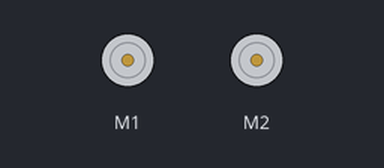
Recording of a sketch running on a simulated Arduino Leonardo, built with avr-gcc and run on an emulated ATmega32U4. On the bench: 2 × DC motor (green arrow = forward, orange = backward, longer = faster). What the sketch prints to the serial monitor is not drawn.

Above: at 0.1 s.
At 1.1 s:
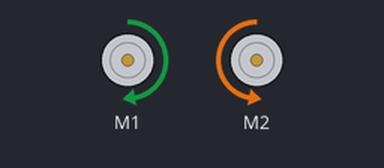
At 1.8 s:
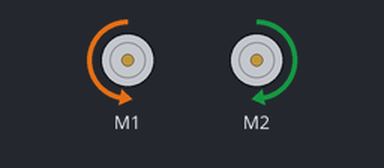
At 4.1 s:
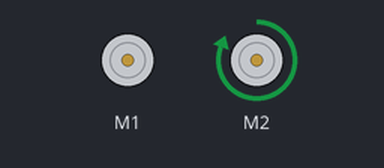
Timing chart, 0 to 5.6 s (numbered marks = the images above):
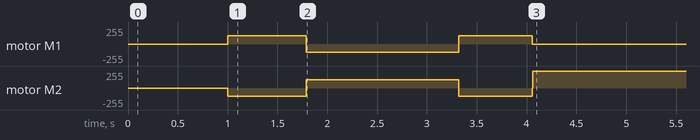

Measured:
- by itself, motor M2: stopped → backward 127/255 at 1.0 s, → forward 127/255 0.79 s later, → backward 127/255 1.5 s later, → forward 255/255 0.74 s later

The sketch:

Zumo-Solo-Opdracht.ino
```cpp
#include "LineFollower.h"
#include "ColorSensor.h"
#include "SumoBehavior.h"
#include <Zumo32U4.h>

//  Gedeelde lijnsensor wordt aangemaakt in main
Zumo32U4LineSensors gedeeldeSensor;

//  Klassen krijgen toegang tot dezelfde sensor
LineFollower lijnvolger(gedeeldeSensor);
ColorSensor kleurSensor(gedeeldeSensor);
SumoBehavior sumoGedrag;

bool inSumoMode = false;

void setup()
{
  Serial.begin(9600);                 // Debug via Serial Monitor
  lijnvolger.calibrate();            // Kalibreer op zwarte lijn
}

void loop()
{
  if (inSumoMode)
  {
    sumoGedrag.engage();             // Start sumo-modus éénmalig
    inSumoMode = false;              // Zorg dat engage() niet herhaald wordt
  }
  else if (kleurSensor.detectBrown())
  {
    inSumoMode = true;               // Zet sumo-modus actief
    lijnvolger.stop();               // Stop eerst lijnvolging
    delay(500);                      // Korte stabilisatiepauze
  }
  else
  {
    lijnvolger.followLine();         // Volg lijn met PID
  }
}
```

ColorSensor.cpp
```cpp
#include "ColorSensor.h"

// Constructor die een gedeelde lijnsensor ontvangt (referentie)
ColorSensor::ColorSensor(Zumo32U4LineSensors& sharedSensors)
  : lineSensors(sharedSensors) // Koppel de referentie aan het interne veld
{
  // Geen initFiveSensors() hier — dat doet LineFollower al
}

bool ColorSensor::detectBrown()
{
  // Lees de sensorwaarden via de gedeelde sensor (ongekalibreerd voor ruwe reflectiewaarden)
  lineSensors.read(sensorValues);

  uint16_t total = 0;
  uint8_t bruineSensoren = 0;

  // Tel de som en hoeveel sensoren binnen het bruine bereik vallen
  for (uint8_t i = 0; i < numSensors; i++)
  {
    Serial.print(sensorValues[i]);
    Serial.print(" ");
    total += sensorValues[i];

    if (sensorValues[i] >= brownMin && sensorValues[i] <= brownMax)
    {
      bruineSensoren++;
    }
  }

  uint16_t average = total / numSensors;

  Serial.print("  Gemiddelde: ");
  Serial.print(average);
  Serial.print("  Bruine sensoren: ");
  Serial.println(bruineSensoren);

  // Detecteer alleen bruin als minstens 4 sensoren in het bereik vallen
  if (average >= brownMin && average <= brownMax && bruineSensoren >= 4)
  {
    return true;  // BRUINE LIJN GEDTECTEERD
  }

  return false; // Geen bruine lijn
}
```

ColorSensor.h
```cpp
#ifndef COLOR_SENSOR_H
#define COLOR_SENSOR_H

#include <Zumo32U4.h>

/*
 * Klasse: ColorSensor
 * Doel: Detecteert een bruine lijn onder de robot
 * Werkt op basis van reflectiewaarden van de 5 lijnsensoren van de Zumo
 * Detectie is gebaseerd op gemiddelde reflectie én het aantal actieve sensoren
 */
class ColorSensor
{
public:
    ColorSensor(Zumo32U4LineSensors& sharedSensors);
    // Constructor: gebruikt gedeelde lijnsensor die al gekalibreerd is via LineFollower

    bool detectBrown();
    // Retourneert true als een horizontale bruine lijn onder de robot wordt herkend

private:
    Zumo32U4LineSensors& lineSensors;
    // Referentie naar gedeelde lijnsensor-array

    static const uint8_t numSensors = 5;
    // Aantal lijnsensoren op de Zumo

    unsigned int sensorValues[numSensors];
    // Sensorwaarden van de huidige meting

    uint16_t brownMin = 300;
    uint16_t brownMax = 700;
    // Op basis van metingen: gemiddelde waarde voor bruin ligt tussen 250 en 330
};

#endif
```

LineFollower.cpp
```cpp
#include "LineFollower.h"

// Constructor: ontvangt gedeelde lijnsensor en stelt max snelheid in
LineFollower::LineFollower(Zumo32U4LineSensors& sharedSensors, uint16_t maxSpeed)
  : lineSensors(sharedSensors), maxSpeed(maxSpeed)
{
  lineSensors.initFiveSensors(); // Initialiseer de sensorarray
}

void LineFollower::calibrate()
{
  delay(1000); // Wacht even voor calibratie begint

  // Calibratie: draai 2 rondjes (120 stappen) en neem sensorwaarden op
  for (uint16_t i = 0; i < 120; i++)
  {
    if (i > 30 && i <= 90)
    {
      motors.setSpeeds(-200, 200); // Draai linksom
    }
    else
    {
      motors.setSpeeds(200, -200); // Draai rechtsom
    }

    lineSensors.calibrate(); // Registreer sensorwaarden
  }

  motors.setSpeeds(0, 0); // Stop na calibratie
}

void LineFollower::followLine()
{
  // Lees lijnpositie: 0 = helemaal links, 4000 = helemaal rechts, 2000 = midden
  int16_t position = lineSensors.readLine(sensorValues);

  // Bereken afwijking van het midden
  int16_t error = position - 2000;

  // Bereken snelheidsverschil met PID (alleen P & D)
  int16_t speedDifference = error / 4 + 6 * (error - lastError);
  lastError = error;

  // Stel linker- en rechtersnelheid in
  int16_t leftSpeed = (int16_t)maxSpeed + speedDifference;
  int16_t rightSpeed = (int16_t)maxSpeed - speedDifference;

  // Beperk snelheden tot geldige range
  leftSpeed = constrain(leftSpeed, 0, (int16_t)maxSpeed);
  rightSpeed = constrain(rightSpeed, 0, (int16_t)maxSpeed);

  // Pas motoren aan
  motors.setSpeeds(leftSpeed, rightSpeed);
}

void LineFollower::stop()
{
  // Zet beide motoren stil
  motors.setSpeeds(0, 0);
}
```

LineFollower.h
```cpp
#ifndef LINE_FOLLOWER_H
#define LINE_FOLLOWER_H

#include <Zumo32U4.h>

/*
 * Klasse: LineFollower
 * Doel: Laat de robot een lijn volgen met behulp van PID-regeling
 * Gebruikt een gedeelde lijnsensor en stuurt de motoren aan op basis van lijnpositie
 */
class LineFollower
{
public:
    LineFollower(Zumo32U4LineSensors& sharedSensors, uint16_t maxSpeed = 400);
    // Constructor: gebruikt gedeelde sensor en stelt max snelheid in (standaard 400)

    void calibrate();
    // Draait op eigen plek en kalibreert de lijnsensor

    void followLine();
    // Laat de robot een lijn volgen met een PID-regeling

    void stop();
    // Zet beide motoren stil

private:
    Zumo32U4LineSensors& lineSensors;
    // Referentie naar gedeelde lijnsensor (komt uit main)

    Zumo32U4Motors motors;
    // Zumo-motorcontroller

    static const uint8_t numSensors = 5;
    // Aantal sensoren in de lijnsensor-array

    unsigned int sensorValues[numSensors];
    // Array met huidige sensorwaarden (voor PID en debug)

    int16_t lastError = 0;
    // Laatste foutwaarde van lijnpositie (voor D-term)

    uint16_t maxSpeed;
    // Maximale motorsnelheid (standaard 400)
};

#endif
```

SumoBehavior.cpp
```cpp
#include "SumoBehavior.h"

SumoBehavior::SumoBehavior()
{
  proxSensors.initThreeSensors();
  lineSensors.initFiveSensors();  // Initialiseer lijnsensoren voor zwarte randdetectie
  finished = false;
}

void SumoBehavior::engage()
{
  if (finished) return; // voorkom dat engage opnieuw draait

  // Stap 1: Rijd ±20 cm rechtdoor
  motors.setSpeeds(300, 300);
  delay(2000);
  motors.setSpeeds(0, 0);

  // Stap 2: Draai 360 graden in stapjes en kijk wanneer object wordt gezien
  for (uint16_t i = 0; i < 36; i++)  // 36 × 100ms ≈ 360°
  {
    proxSensors.read();
    uint16_t front = proxSensors.countsFrontWithLeftLeds();

    Serial.print("IR front: ");
    Serial.println(front);

    if (front > 3)
    {
      delay(100);
      motors.setSpeeds(400, 400);  // Ga direct op blok af
      break;
    }

    // Geen object? Draai langzaam door
    motors.setSpeeds(300, -300);
    delay(100);
  }

  // Stap 3: Rijden richting object en corrigeren tot zwarte lijn
  while (true)
  {
    proxSensors.read();
    uint16_t left = proxSensors.countsLeftWithLeftLeds();
    uint16_t right = proxSensors.countsRightWithRightLeds();

    int16_t error = right - left;
    int16_t baseSpeed = 300;
    int16_t turnSpeed = error * 15;

    int16_t leftSpeed = constrain(baseSpeed - turnSpeed, 0, 400);
    int16_t rightSpeed = constrain(baseSpeed + turnSpeed, 0, 400);

    motors.setSpeeds(leftSpeed, rightSpeed);

    // Zwarte lijn detectie
    unsigned int reflectie[5];
    lineSensors.read(reflectie);

    uint16_t gemiddelde = 0;
    for (uint8_t i = 0; i < 5; i++)
    {
      gemiddelde += reflectie[i];
    }
    gemiddelde /= 5;

    Serial.print("Reflectie gemiddelde: ");
    Serial.println(gemiddelde);

    if (gemiddelde > 700)  // Grens voor zwart
    {
      motors.setSpeeds(0, 0);
      finished = true; // Markeer als afgerond
      break;
    }

    delay(50);
  }
}

bool SumoBehavior::isFinished()
{
  return finished;
}
```

SumoBehavior.h
```cpp
#ifndef SUMO_BEHAVIOR_H
#define SUMO_BEHAVIOR_H

#include <Zumo32U4.h>

/*
 * Klasse: SumoBehavior
 * Doel: Zoek en duw het blok uit de cirkel met behulp van infraroodsensoren.
 */
class SumoBehavior
{
public:
    SumoBehavior();
    void engage();           // Start actief zoeken en duwen
    bool isFinished();       // Geeft aan of sumo-actie is voltooid

private:
    Zumo32U4Motors motors;
    Zumo32U4ProximitySensors proxSensors;
    Zumo32U4LineSensors lineSensors;

    bool finished = false;   // Vlag om te onthouden of robot klaar is
};

#endif // SUMO_BEHAVIOR_H
```
